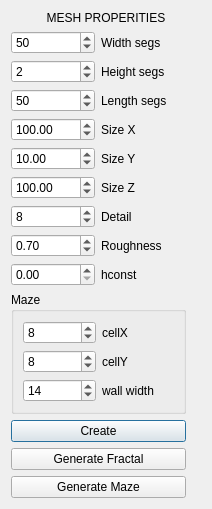
<?xml version="1.0" encoding="UTF-8"?>
<ui version="4.0">
 <class>TerrainDlg</class>
 <widget class="QDialog" name="TerrainDlg">
  <property name="geometry">
   <rect>
    <x>0</x>
    <y>0</y>
    <width>212</width>
    <height>477</height>
   </rect>
  </property>
  <property name="windowTitle">
   <string>Dialog</string>
  </property>
  <layout class="QGridLayout" name="gridLayout">
   <item row="10" column="0" colspan="3">
    <widget class="QGroupBox" name="groupBox">
     <property name="title">
      <string>Maze</string>
     </property>
     <layout class="QGridLayout" name="gridLayout_2">
      <item row="0" column="0">
       <widget class="QSpinBox" name="cellsX">
        <property name="value">
         <number>8</number>
        </property>
       </widget>
      </item>
      <item row="1" column="1">
       <widget class="QLabel" name="label_12">
        <property name="text">
         <string>cellY</string>
        </property>
       </widget>
      </item>
      <item row="0" column="1">
       <widget class="QLabel" name="label_11">
        <property name="text">
         <string>cellX</string>
        </property>
       </widget>
      </item>
      <item row="1" column="0">
       <widget class="QSpinBox" name="cellsY">
        <property name="value">
         <number>8</number>
        </property>
       </widget>
      </item>
      <item row="2" column="0">
       <widget class="QSpinBox" name="wall_width">
        <property name="value">
         <number>14</number>
        </property>
       </widget>
      </item>
      <item row="2" column="1">
       <widget class="QLabel" name="label_13">
        <property name="text">
         <string>wall width</string>
        </property>
       </widget>
      </item>
     </layout>
    </widget>
   </item>
   <item row="4" column="0">
    <widget class="QDoubleSpinBox" name="SizeX">
     <property name="maximum">
      <double>1000000.000000000000000</double>
     </property>
     <property name="value">
      <double>100.000000000000000</double>
     </property>
    </widget>
   </item>
   <item row="8" column="0">
    <widget class="QDoubleSpinBox" name="Roughness">
     <property name="maximum">
      <double>9911.989999999999782</double>
     </property>
     <property name="value">
      <double>0.700000000000000</double>
     </property>
    </widget>
   </item>
   <item row="8" column="1">
    <widget class="QLabel" name="label_8">
     <property name="text">
      <string>Roughness</string>
     </property>
    </widget>
   </item>
   <item row="3" column="1">
    <widget class="QLabel" name="label_3">
     <property name="text">
      <string>Length segs </string>
     </property>
    </widget>
   </item>
   <item row="11" column="0" colspan="3">
    <widget class="QPushButton" name="createButton">
     <property name="text">
      <string>Create</string>
     </property>
    </widget>
   </item>
   <item row="9" column="0">
    <widget class="QDoubleSpinBox" name="hconst">
     <property name="maximum">
      <double>100000.000000000000000</double>
     </property>
    </widget>
   </item>
   <item row="12" column="0" colspan="3">
    <widget class="QPushButton" name="generateButton">
     <property name="text">
      <string>Generate Fractal</string>
     </property>
    </widget>
   </item>
   <item row="7" column="0">
    <widget class="QSpinBox" name="detail">
     <property name="maximum">
      <number>1111</number>
     </property>
     <property name="value">
      <number>8</number>
     </property>
    </widget>
   </item>
   <item row="2" column="1">
    <widget class="QLabel" name="label_2">
     <property name="text">
      <string>Height segs </string>
     </property>
    </widget>
   </item>
   <item row="7" column="1">
    <widget class="QLabel" name="label_9">
     <property name="text">
      <string>Detail</string>
     </property>
    </widget>
   </item>
   <item row="3" column="0">
    <widget class="QSpinBox" name="LengthSegs">
     <property name="maximum">
      <number>100000</number>
     </property>
     <property name="value">
      <number>50</number>
     </property>
    </widget>
   </item>
   <item row="5" column="1">
    <widget class="QLabel" name="label_5">
     <property name="text">
      <string>Size Y</string>
     </property>
    </widget>
   </item>
   <item row="0" column="0" colspan="4">
    <widget class="QLabel" name="label_7">
     <property name="text">
      <string>MESH PROPERITIES</string>
     </property>
     <property name="alignment">
      <set>Qt::AlignCenter</set>
     </property>
    </widget>
   </item>
   <item row="5" column="0">
    <widget class="QDoubleSpinBox" name="SizeY">
     <property name="maximum">
      <double>1000000.000000000000000</double>
     </property>
     <property name="value">
      <double>10.000000000000000</double>
     </property>
    </widget>
   </item>
   <item row="2" column="0">
    <widget class="QSpinBox" name="HeightSegs">
     <property name="maximum">
      <number>100000</number>
     </property>
     <property name="value">
      <number>2</number>
     </property>
    </widget>
   </item>
   <item row="9" column="1">
    <widget class="QLabel" name="label_10">
     <property name="text">
      <string>hconst</string>
     </property>
    </widget>
   </item>
   <item row="1" column="1">
    <widget class="QLabel" name="label">
     <property name="text">
      <string>Width segs </string>
     </property>
    </widget>
   </item>
   <item row="6" column="1">
    <widget class="QLabel" name="label_6">
     <property name="text">
      <string>Size Z</string>
     </property>
    </widget>
   </item>
   <item row="4" column="1">
    <widget class="QLabel" name="label_4">
     <property name="text">
      <string>Size X</string>
     </property>
    </widget>
   </item>
   <item row="1" column="0">
    <widget class="QSpinBox" name="widthSegs">
     <property name="maximum">
      <number>100000</number>
     </property>
     <property name="value">
      <number>50</number>
     </property>
     <property name="displayIntegerBase">
      <number>10</number>
     </property>
    </widget>
   </item>
   <item row="6" column="0">
    <widget class="QDoubleSpinBox" name="SizeZ">
     <property name="maximum">
      <double>1000000.000000000000000</double>
     </property>
     <property name="value">
      <double>100.000000000000000</double>
     </property>
    </widget>
   </item>
   <item row="13" column="0" colspan="3">
    <widget class="QPushButton" name="generateMaze">
     <property name="text">
      <string>Generate Maze</string>
     </property>
    </widget>
   </item>
  </layout>
 </widget>
 <resources/>
 <connections/>
</ui>
